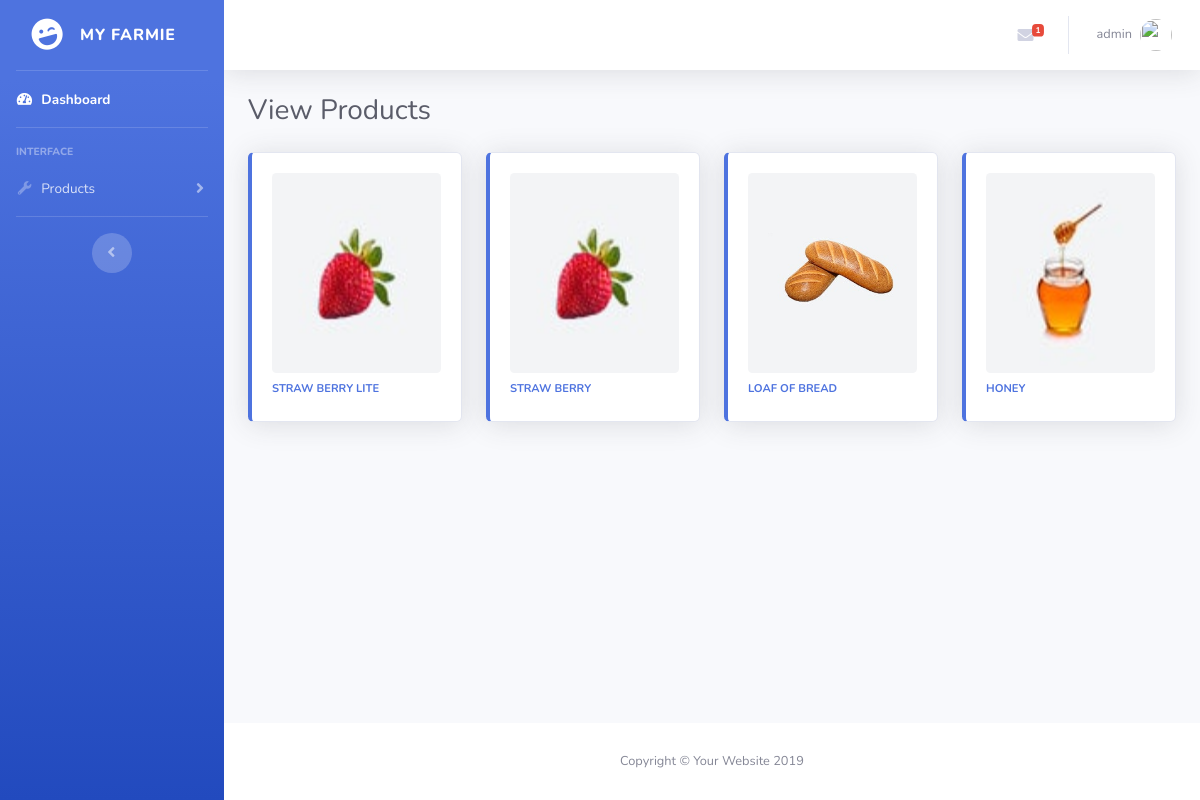
Page /admin/viewProduct.php (signed in) on the committed database.
### tables this page shows
CREATE TABLE `product` (
  `id` int(11) NOT NULL,
  `name` varchar(200) NOT NULL,
  `phone` varchar(200) NOT NULL,
  `address` text NOT NULL,
  `description` text NOT NULL,
  `file` text NOT NULL,
  `date` datetime NOT NULL DEFAULT current_timestamp()
);

### admin/viewProduct.php (the view, shortened to what this page needs)
<?php
 include_once('php/function.php');
 include_once('php/header.php');
 $select = $mysqli->prepare("SELECT * FROM product order by id DESC");
 $select->execute();
 $selects = $select->get_result();
 ?>
    <div class="container-fluid">
      <div class="d-sm-flex align-items-center justify-content-between mb-4">
        <h1 class="h3 mb-0 text-gray-800">View Products</h1>
      </div>
      <div class="row">
        <?php
         while ($row = $selects->fetch_array()) { ?>
          <div class="col-md-3 mb-4">
            <div class="card border-left-primary shadow h-100">
              <div class="card-body">
                <img src="../img/product/<?php echo $row['file']; ?>" style="height: 200px;" class="card-img img-fluid">
                <div class="row no-gutters align-items-center">
                  <div class="col mr-2 mt-2">
                    <div class="text-xs font-weight-bold text-primary text-uppercase mb-1"><?php echo $row['name']; ?></div>
                  </div>
                </div>
              </div>
            </div>
          </div>
        <?php  }
         ?>
      </div>
    </div>
  </div>
<?php
include_once('php/footer.php');
?>

### rows in the picture
product: file (picture), name "STRAW BERRY LITE"
product: file (picture), name "STRAW BERRY"
product: file (picture), name "LOAF OF BREAD"
product: file (picture), name "HONEY"

### other values in the picture
$_SESSION['user_id'] "admin"
